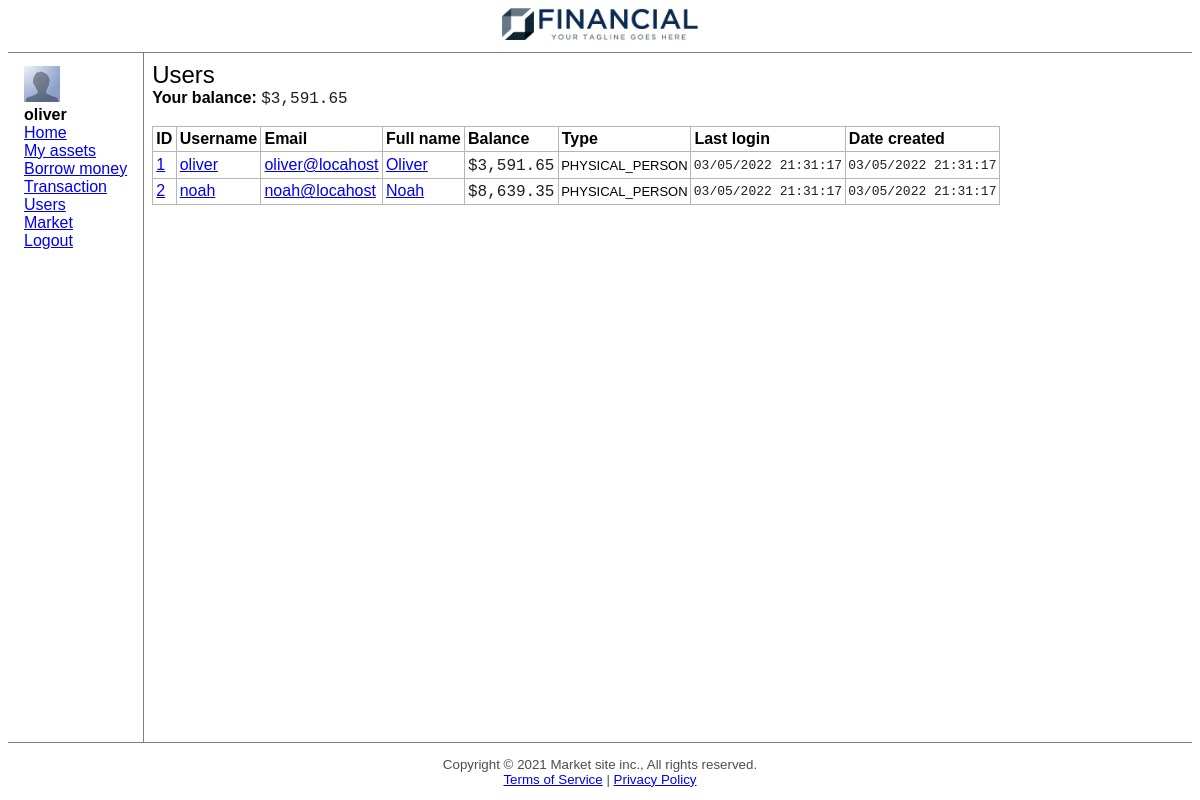
The page /users (signed in) on the database as committed earlier.
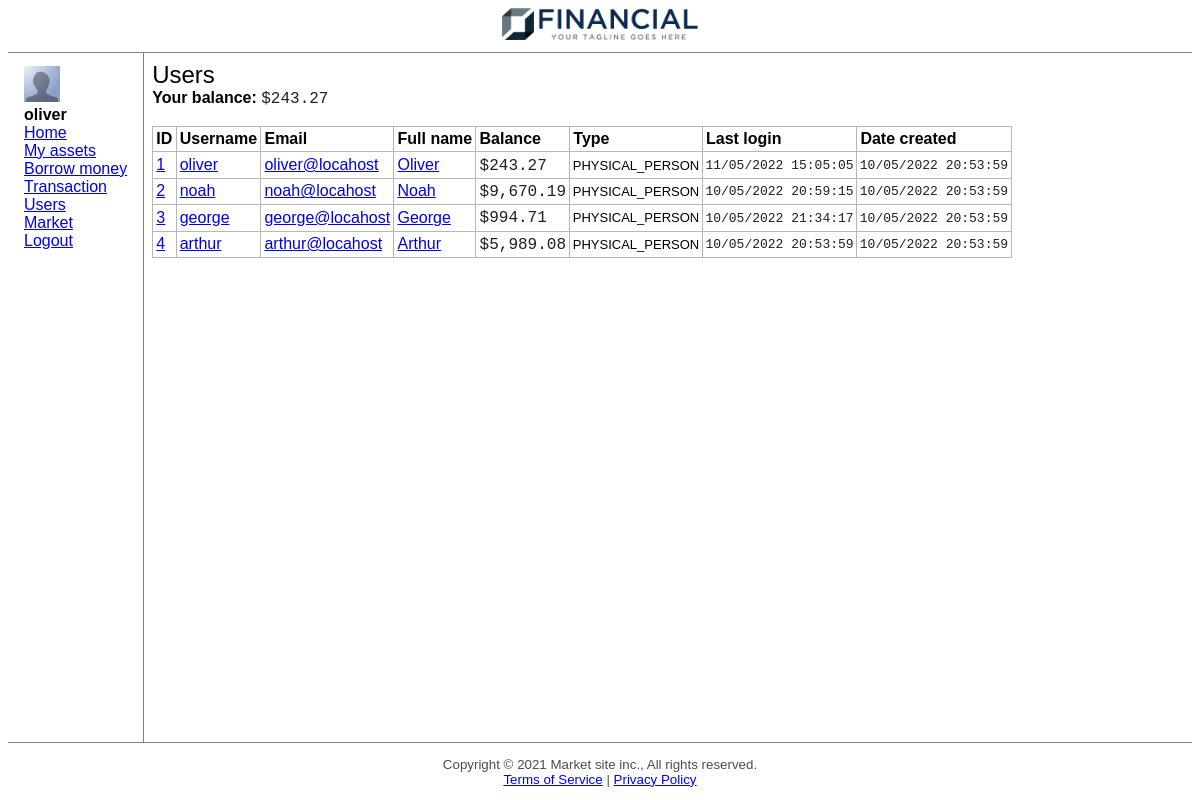
The same page on the database as committed later.
### market_site/models.py (models this page shows, shortened)
class User(db.Model, UserMixin):
    __tablename__ = 'users'
    id = db.Column(db.Integer, primary_key=True)
    username = db.Column(db.String(80), unique=True, nullable=False)
    password = db.Column(db.String(120), nullable=False)
    email = db.Column(db.String(80), unique=True, nullable=True)
    full_name = db.Column(db.String(80), unique=False, nullable=True)
    last_login = db.Column(db.DateTime, nullable=True, default=datetime.now)
    type = db.Column(db.Integer, default=PHYSICAL_PERSON)
    company_id = db.Column(db.Integer, unique=True, nullable=True)      # only if the type==LEGAL_PERSON
    bank_id = db.Column(db.Integer, unique=True, nullable=True)      # only if the type==BANKER
    date_created = db.Column(db.DateTime, nullable=False, default=datetime.now)
    balance = db.Column(db.Float, nullable=False, default=0)
    bank_loans = db.relationship('BankLoan', backref='borrower', lazy=True)
    hard_assets = db.relationship('HardAsset', backref='owner', lazy=True)
    company_shares = db.relationship('CompanyShare', backref='owner', lazy=True)
    company_bonds = db.relationship('CompanyBond', backref='owner', lazy=True)
    total_payments_received = db.Column(db.Float, nullable=True, default=0)
    total_payments_made = db.Column(db.Float, nullable=True, default=0)

### market_site/routes.py (the view)
@app.route('/users', methods=['POST', 'GET'])
@login_required
def users():
	users = User.query.filter_by(type=PHYSICAL_PERSON).all()
	return render_template('users.html', title='Users', users=users)

### market_site/models.py (called while the page is built)
@login_manager.user_loader
def load_user(user_id):
    return User.query.get(int(user_id))

### market_site/templates/users.html (shortened to what this page needs)
{% extends "layout.html" %}
{% block content %}
<table tb>
    <tr>
        <th>ID</th>
        <th>Username</th>
        <th>Email</th>
        <th>Full name</th>
        <th>Balance</th>
        <th>Type</th>
        <th>Last login</th>
        <th>Date created</th>
    </tr>
    {% for user in users %}
        <tr>
            <td><a href="/user/{{ user.id }}">{{ user.id }}</a></td>
            <td><a href="/user/{{ user.id }}">{{ user.username }}</a></td>
            <td><a href="/user/{{ user.id }}">{{ user.email }}</a></td>
            <td><a href="/user/{{ user.id }}">{{ user.full_name }}</a></td>
            <td><span class="m">{{ "{:,.2f}".format(user.balance) }}</span></td>
            <td small>
                {% if user.type == 0 %}
                    LEGAL_PERSON
                {% else %}
                    PHYSICAL_PERSON
                {% endif %}
            </td>
            <td small><span class="t">{{ user.last_login.strftime('%d/%m/%Y %H:%M:%S') }}</span> </td>
            <td small><span class="t">{{ user.date_created.strftime('%d/%m/%Y %H:%M:%S') }}</span> </td>
        </tr>
    {% endfor %}
</table>
{% endblock %}

### market_site/templates/layout.html (shortened to what this page needs)
<!DOCTYPE html>
<html lang="en">
<head>
    <link rel="stylesheet" href="{{url_for('static', filename='css/style.css')}}">
    <link rel="stylesheet" href="{{url_for('static', filename='css/modal.css')}}">
    <link rel="stylesheet" href="{{url_for('static', filename='css/alert.css')}}">
    <link rel="stylesheet" href="{{url_for('static', filename='css/btn.css')}}">
    <link rel="stylesheet" href="{{url_for('static', filename='css/input.css')}}">
</head>
<body>
    <header>
        <img src="{{ url_for('static', filename='logos/logo1.1.png') }}" logo>
        <img src="{{ url_for('static', filename='logos/logo1.2.png') }}" logo>
    </header>
    <div main>
        {% if not not_show_nav %}
            <nav>
                <div>
                    <img src="{{ url_for('static', filename='logos/profile.png') }}" alt="">
                    <br>
                    <b>
                        {% if current_user.type == 0 %}
                            CEO of
                            <br>
                            {{ current_user.get_company().name }}
                        {% else %}
                            {{current_user.username}}
                        {% endif %}
                    </b>
                </div>
                <a href="/home">Home</a><br>
                <a href="/user_assets">My assets</a><br>
                <a href="/borrow">Borrow money</a><br>
                <a href="/transaction">Transaction</a><br>
                <a href="/users">Users</a><br>
                <a href="/market">Market</a><br>
                <a href="/logout">Logout</a><br>
            </nav>
        {% endif %}
        <div content>
            <div class="title">
                {% if title %}
                    {{title}}
                {% endif %}
            </div>
            {% if current_user.is_authenticated %}
                <b>Your balance:</b> <span class="m">{{ "{:,.2f}".format(current_user.balance) }}</span>
                <br>
                <br>
            {% endif %}
            {% block content %}
            {% endblock %}
        </div>
    </div>
    <footer>
		Copyright &copy; 2021 Market site inc., All rights reserved.
		<br>
		<a href="#">Terms of Service</a> | <a href="#">Privacy Policy</a>
	</footer>
</body>

Rows that differ between the two databases and show on the page:
changed User "oliver": balance "3,591.65" → "243.27"; last_login "03/05/2022 21:31:17" → "11/05/2022 15:05:05"; date_created "03/05/2022 21:31:17" → "10/05/2022 20:53:59"
changed User "noah": balance "8,639.35" → "9,670.19"; last_login "03/05/2022 21:31:17" → "10/05/2022 20:59:15"; date_created "03/05/2022 21:31:17" → "10/05/2022 20:53:59"
now on this page (row edited): User: id "3", username "george", email "george@locahost", full_name "George", balance "994.71", type "PHYSICAL_PERSON", last_login "10/05/2022 21:34:17", date_created "10/05/2022 20:53:59"
now on this page (row edited): User: id "4", username "arthur", email "arthur@locahost", full_name "Arthur", balance "5,989.08", type "PHYSICAL_PERSON", last_login "10/05/2022 20:53:59", date_created "10/05/2022 20:53:59"
